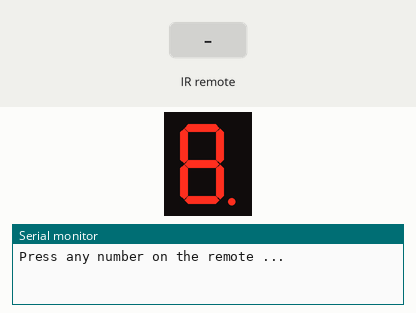
A sketch run on a simulated Arduino Uno, built with avr-gcc and run on an emulated ATmega328P. Parts: 1-digit seven-segment display, the last lines printed to the serial monitor. Wiring (inferred from the names in the program): 1-digit 7-segment display, segments lit when HIGH: segments pin 2, pin 3, pin 4, pin 5, pin 6, pin 7, pin 8, pin 5. The inputs (shaded band) are chosen by the test bench. The segment pins are drawn as the display they are named for.

Above: at 1.2 s.
1.3 s: infrared code 0xFF6897 received
At 2.8 s:
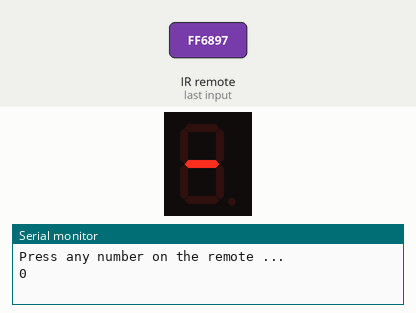
3.3 s: infrared code 0xFF52AD received
At 4.3 s:
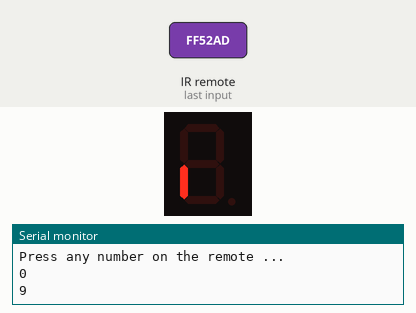
5.3 s: infrared code 0xFF30CF received
At 7.0 s:
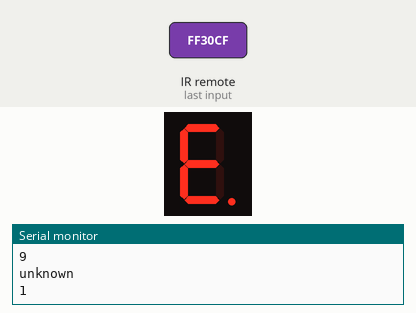
7.3 s: infrared code 0xFF18E7 received
At 8.5 s:
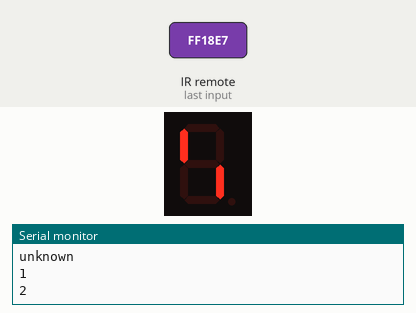
9.3 s: infrared code 0xFF7A85 received
At 10.1 s:
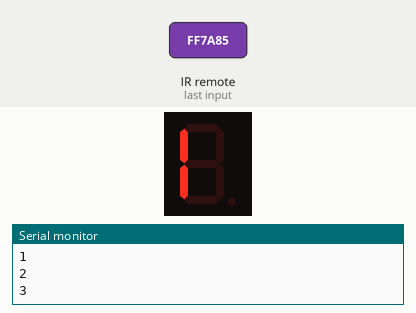
11.3 s: infrared code 0xFF10EF received
At 12.8 s:
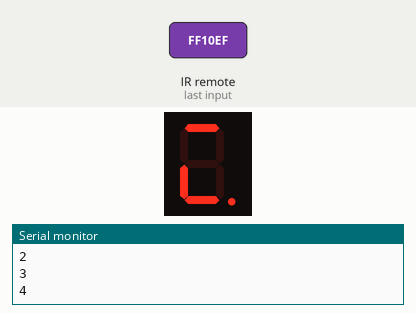
Timing chart, 0 to 14.3 s (numbered marks = the images above; inputs shaded):
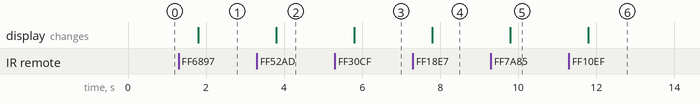

Measured:
- after the input at 1.3 s, the display: changes after 0.50 s (image 1)
- after the input at 3.3 s, the display: changes after 0.50 s (image 2)
- after the input at 5.3 s, the display: changes after 0.50 s (image 3)
- after the input at 7.3 s, the display: changes after 0.50 s (image 4)
- after the input at 9.3 s, the display: changes after 0.50 s (image 5)
- after the input at 11.3 s, the display: changes after 0.50 s (image 6)

The sketch:

IR_to_7SD.ino
```cpp
#include <IRremote.h>

#define BUT_0 0xFF6897
#define BUT_1 0xFF30CF
#define BUT_2 0xFF18E7
#define BUT_3 0xFF7A85
#define BUT_4 0xFF10EF
#define BUT_5 0xFF38C7
#define BUT_6 0xFF5AA5
#define BUT_7 0xFF42BD
#define BUT_8 0xFF4AB5
#define BUT_9 0xFF52AD

//get each connected pin og the 7 segment display (7SD)
int aPin = 2;
int bPin = 3;
int cPin = 4;
int dPin = 5;
int ePin = 6;
int fPin = 7;
int gPin = 8;

//IR recieve pin
int RECV_PIN = 11;
IRrecv irrecv(RECV_PIN);
decode_results results;


void setup() {
  Serial.begin(9600);
  Serial.println("Press any number on the remote ...");
  Serial.println("");
  irrecv.enableIRIn();

  //initalise pins to output
  pinMode(aPin,OUTPUT);
  pinMode(bPin,OUTPUT);
  pinMode(cPin,OUTPUT);
  pinMode(dPin,OUTPUT);
  pinMode(ePin,OUTPUT);
  pinMode(fPin,OUTPUT);
  pinMode(gPin,OUTPUT);

  //turn all lights on 7SD to off
  digitalWrite(aPin,HIGH);
  digitalWrite(bPin,HIGH);
  digitalWrite(cPin,HIGH);
  digitalWrite(dPin,HIGH);
  digitalWrite(ePin,HIGH);
  digitalWrite(fPin,HIGH);
  digitalWrite(gPin,HIGH);
}

void writeCode(int code){
    switch(code){
    case BUT_0:
        Serial.println("0");
        delay(500);
        digitalWrite(aPin,LOW);
        digitalWrite(bPin,LOW);
        digitalWrite(cPin,LOW);
        digitalWrite(dPin,LOW);
        digitalWrite(ePin,LOW);
        digitalWrite(fPin,LOW);
        digitalWrite(gPin,HIGH);
        delay(500);
        break;
    case BUT_1:
        Serial.println("1");
        delay(500);
        digitalWrite(aPin,HIGH);
        digitalWrite(bPin,LOW);
        digitalWrite(cPin,LOW);
        digitalWrite(dPin,HIGH);
        digitalWrite(ePin,HIGH);
        digitalWrite(fPin,HIGH);
        digitalWrite(gPin,HIGH);
        delay(500);
        break;
    case BUT_2:
        Serial.println("2");
        delay(500);
        digitalWrite(aPin,LOW);
        digitalWrite(bPin,LOW);
        digitalWrite(cPin,HIGH);
        digitalWrite(dPin,LOW);
        digitalWrite(ePin,LOW);
        digitalWrite(fPin,HIGH);
        digitalWrite(gPin,LOW);
        delay(500);
        break;
    case BUT_3:
        Serial.println("3");
        delay(500);
        digitalWrite(aPin,LOW);
        digitalWrite(bPin,LOW);
        digitalWrite(cPin,LOW);
        digitalWrite(dPin,LOW);
        digitalWrite(ePin,HIGH);
        digitalWrite(fPin,HIGH);
        digitalWrite(gPin,LOW);
        delay(500);
        break;
    case BUT_4:
        Serial.println("4");
        delay(500);
        digitalWrite(aPin,HIGH);
        digitalWrite(bPin,LOW);
        digitalWrite(cPin,LOW);
        digitalWrite(dPin,HIGH);
        digitalWrite(ePin,HIGH);
        digitalWrite(fPin,LOW);
        digitalWrite(gPin,LOW);
        delay(500);
        break;
    case BUT_5:
        Serial.println("5");
        delay(500);
        digitalWrite(aPin,LOW);
        digitalWrite(bPin,HIGH);
        digitalWrite(cPin,LOW);
        digitalWrite(dPin,LOW);
        digitalWrite(ePin,HIGH);
        digitalWrite(fPin,LOW);
        digitalWrite(gPin,LOW);
        delay(500);
        break;
    case BUT_6:
        Serial.println("6");
        delay(500);
        digitalWrite(aPin,LOW);
        digitalWrite(bPin,HIGH);
        digitalWrite(cPin,LOW);
        digitalWrite(dPin,LOW);
        digitalWrite(ePin,LOW);
        digitalWrite(fPin,LOW);
        digitalWrite(gPin,LOW);
        delay(500);
        break;
    case BUT_7:
        Serial.println("7");
        delay(500);
        digitalWrite(aPin,LOW);
        digitalWrite(bPin,LOW);
        digitalWrite(cPin,LOW);
        digitalWrite(dPin,HIGH);
        digitalWrite(ePin,HIGH);
        digitalWrite(fPin,HIGH);
        digitalWrite(gPin,HIGH);
        delay(500);
        break;
    case BUT_8:
      Serial.println("8");
      delay(500);
      digitalWrite(aPin,LOW);
      digitalWrite(bPin,LOW);
      digitalWrite(cPin,LOW);
      digitalWrite(dPin,LOW);
      digitalWrite(ePin,LOW);
      digitalWrite(fPin,LOW);
      digitalWrite(gPin,LOW);
      delay(500);
      break;
    case BUT_9:
      Serial.println("9");
      delay(500);
      digitalWrite(aPin,LOW);
      digitalWrite(bPin,LOW);
      digitalWrite(cPin,LOW);
      digitalWrite(dPin,LOW);
      digitalWrite(ePin,HIGH);
      digitalWrite(fPin,LOW);
      digitalWrite(gPin,LOW);
      delay(500);
     default :Serial.println("unknown");
    }
}

void loop() {
  if (irrecv.decode(&results)) {
    unsigned int value = results.value;
    writeCode(value);
    irrecv.resume(); // Receive the next value
  }
}
```
